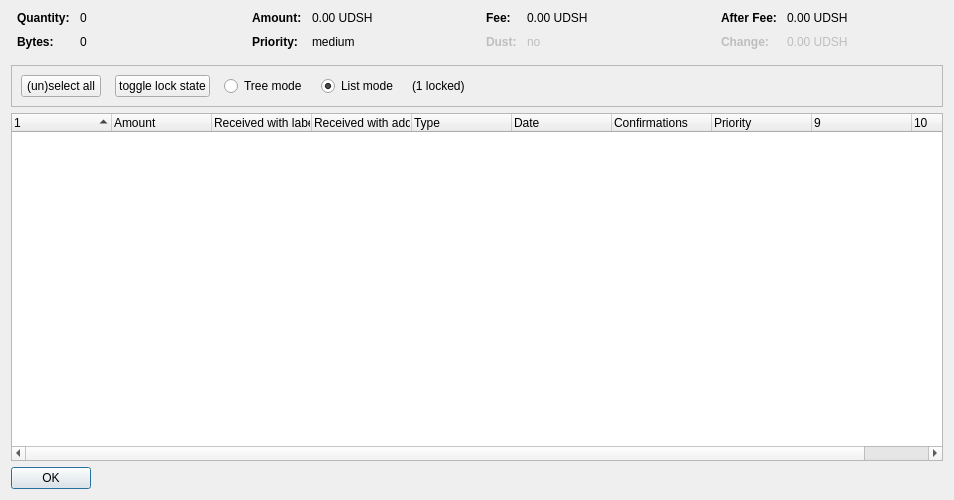
<?xml version="1.0" encoding="UTF-8"?>
<ui version="4.0">
 <class>CoinControlDialog</class>
 <widget class="QDialog" name="CoinControlDialog">
  <property name="geometry">
   <rect>
    <x>0</x>
    <y>0</y>
    <width>954</width>
    <height>500</height>
   </rect>
  </property>
  <property name="windowTitle">
   <string>Coin Selection</string>
  </property>
  <layout class="QVBoxLayout" name="verticalLayout">
   <item>
    <layout class="QHBoxLayout" name="horizontalLayoutTop" stretch="0,0,0,0">
     <property name="topMargin">
      <number>0</number>
     </property>
     <property name="bottomMargin">
      <number>10</number>
     </property>
     <item>
      <layout class="QFormLayout" name="formLayoutCoinControl1">
       <property name="horizontalSpacing">
        <number>10</number>
       </property>
       <property name="verticalSpacing">
        <number>10</number>
       </property>
       <property name="leftMargin">
        <number>6</number>
       </property>
       <property name="rightMargin">
        <number>6</number>
       </property>
       <item row="0" column="0">
        <widget class="QLabel" name="labelCoinControlQuantityText">
         <property name="font">
          <font>
           <weight>75</weight>
           <bold>true</bold>
          </font>
         </property>
         <property name="text">
          <string>Quantity:</string>
         </property>
        </widget>
       </item>
       <item row="0" column="1">
        <widget class="QLabel" name="labelCoinControlQuantity">
         <property name="cursor">
          <cursorShape>IBeamCursor</cursorShape>
         </property>
         <property name="contextMenuPolicy">
          <enum>Qt::ActionsContextMenu</enum>
         </property>
         <property name="text">
          <string notr="true">0</string>
         </property>
         <property name="textInteractionFlags">
          <set>Qt::LinksAccessibleByMouse|Qt::TextSelectableByKeyboard|Qt::TextSelectableByMouse</set>
         </property>
        </widget>
       </item>
       <item row="1" column="0">
        <widget class="QLabel" name="labelCoinControlBytesText">
         <property name="font">
          <font>
           <weight>75</weight>
           <bold>true</bold>
          </font>
         </property>
         <property name="text">
          <string>Bytes:</string>
         </property>
        </widget>
       </item>
       <item row="1" column="1">
        <widget class="QLabel" name="labelCoinControlBytes">
         <property name="cursor">
          <cursorShape>IBeamCursor</cursorShape>
         </property>
         <property name="contextMenuPolicy">
          <enum>Qt::ActionsContextMenu</enum>
         </property>
         <property name="text">
          <string notr="true">0</string>
         </property>
         <property name="textInteractionFlags">
          <set>Qt::LinksAccessibleByMouse|Qt::TextSelectableByKeyboard|Qt::TextSelectableByMouse</set>
         </property>
        </widget>
       </item>
      </layout>
     </item>
     <item>
      <layout class="QFormLayout" name="formLayoutCoinControl2">
       <property name="horizontalSpacing">
        <number>10</number>
       </property>
       <property name="verticalSpacing">
        <number>10</number>
       </property>
       <property name="leftMargin">
        <number>6</number>
       </property>
       <property name="rightMargin">
        <number>6</number>
       </property>
       <item row="0" column="0">
        <widget class="QLabel" name="labelCoinControlAmountText">
         <property name="font">
          <font>
           <weight>75</weight>
           <bold>true</bold>
          </font>
         </property>
         <property name="text">
          <string>Amount:</string>
         </property>
        </widget>
       </item>
       <item row="0" column="1">
        <widget class="QLabel" name="labelCoinControlAmount">
         <property name="cursor">
          <cursorShape>IBeamCursor</cursorShape>
         </property>
         <property name="contextMenuPolicy">
          <enum>Qt::ActionsContextMenu</enum>
         </property>
         <property name="text">
          <string notr="true">0.00 UDSH</string>
         </property>
         <property name="textInteractionFlags">
          <set>Qt::LinksAccessibleByMouse|Qt::TextSelectableByKeyboard|Qt::TextSelectableByMouse</set>
         </property>
        </widget>
       </item>
       <item row="1" column="0">
        <widget class="QLabel" name="labelCoinControlPriorityText">
         <property name="font">
          <font>
           <weight>75</weight>
           <bold>true</bold>
          </font>
         </property>
         <property name="text">
          <string>Priority:</string>
         </property>
        </widget>
       </item>
       <item row="1" column="1">
        <widget class="QLabel" name="labelCoinControlPriority">
         <property name="cursor">
          <cursorShape>IBeamCursor</cursorShape>
         </property>
         <property name="contextMenuPolicy">
          <enum>Qt::ActionsContextMenu</enum>
         </property>
         <property name="text">
          <string>medium</string>
         </property>
         <property name="textInteractionFlags">
          <set>Qt::LinksAccessibleByMouse|Qt::TextSelectableByKeyboard|Qt::TextSelectableByMouse</set>
         </property>
        </widget>
       </item>
      </layout>
     </item>
     <item>
      <layout class="QFormLayout" name="formLayoutCoinControl3">
       <property name="horizontalSpacing">
        <number>10</number>
       </property>
       <property name="verticalSpacing">
        <number>10</number>
       </property>
       <property name="leftMargin">
        <number>6</number>
       </property>
       <property name="rightMargin">
        <number>6</number>
       </property>
       <item row="0" column="0">
        <widget class="QLabel" name="labelCoinControlFeeText">
         <property name="font">
          <font>
           <weight>75</weight>
           <bold>true</bold>
          </font>
         </property>
         <property name="text">
          <string>Fee:</string>
         </property>
        </widget>
       </item>
       <item row="0" column="1">
        <widget class="QLabel" name="labelCoinControlFee">
         <property name="cursor">
          <cursorShape>IBeamCursor</cursorShape>
         </property>
         <property name="contextMenuPolicy">
          <enum>Qt::ActionsContextMenu</enum>
         </property>
         <property name="text">
          <string notr="true">0.00 UDSH</string>
         </property>
         <property name="textInteractionFlags">
          <set>Qt::LinksAccessibleByMouse|Qt::TextSelectableByKeyboard|Qt::TextSelectableByMouse</set>
         </property>
        </widget>
       </item>
       <item row="1" column="0">
        <widget class="QLabel" name="labelCoinControlLowOutputText">
         <property name="enabled">
          <bool>false</bool>
         </property>
         <property name="font">
          <font>
           <weight>75</weight>
           <bold>true</bold>
          </font>
         </property>
         <property name="text">
          <string>Dust:</string>
         </property>
        </widget>
       </item>
       <item row="1" column="1">
        <widget class="QLabel" name="labelCoinControlLowOutput">
         <property name="enabled">
          <bool>false</bool>
         </property>
         <property name="cursor">
          <cursorShape>IBeamCursor</cursorShape>
         </property>
         <property name="contextMenuPolicy">
          <enum>Qt::ActionsContextMenu</enum>
         </property>
         <property name="text">
          <string>no</string>
         </property>
         <property name="textInteractionFlags">
          <set>Qt::LinksAccessibleByMouse|Qt::TextSelectableByKeyboard|Qt::TextSelectableByMouse</set>
         </property>
        </widget>
       </item>
      </layout>
     </item>
     <item>
      <layout class="QFormLayout" name="formLayoutCoinControl4">
       <property name="horizontalSpacing">
        <number>10</number>
       </property>
       <property name="verticalSpacing">
        <number>10</number>
       </property>
       <property name="leftMargin">
        <number>6</number>
       </property>
       <property name="rightMargin">
        <number>6</number>
       </property>
       <item row="0" column="0">
        <widget class="QLabel" name="labelCoinControlAfterFeeText">
         <property name="font">
          <font>
           <weight>75</weight>
           <bold>true</bold>
          </font>
         </property>
         <property name="text">
          <string>After Fee:</string>
         </property>
        </widget>
       </item>
       <item row="0" column="1">
        <widget class="QLabel" name="labelCoinControlAfterFee">
         <property name="cursor">
          <cursorShape>IBeamCursor</cursorShape>
         </property>
         <property name="contextMenuPolicy">
          <enum>Qt::ActionsContextMenu</enum>
         </property>
         <property name="text">
          <string notr="true">0.00 UDSH</string>
         </property>
         <property name="textInteractionFlags">
          <set>Qt::LinksAccessibleByMouse|Qt::TextSelectableByKeyboard|Qt::TextSelectableByMouse</set>
         </property>
        </widget>
       </item>
       <item row="1" column="0">
        <widget class="QLabel" name="labelCoinControlChangeText">
         <property name="enabled">
          <bool>false</bool>
         </property>
         <property name="font">
          <font>
           <weight>75</weight>
           <bold>true</bold>
          </font>
         </property>
         <property name="text">
          <string>Change:</string>
         </property>
        </widget>
       </item>
       <item row="1" column="1">
        <widget class="QLabel" name="labelCoinControlChange">
         <property name="enabled">
          <bool>false</bool>
         </property>
         <property name="cursor">
          <cursorShape>IBeamCursor</cursorShape>
         </property>
         <property name="contextMenuPolicy">
          <enum>Qt::ActionsContextMenu</enum>
         </property>
         <property name="text">
          <string notr="true">0.00 UDSH</string>
         </property>
         <property name="textInteractionFlags">
          <set>Qt::LinksAccessibleByMouse|Qt::TextSelectableByKeyboard|Qt::TextSelectableByMouse</set>
         </property>
        </widget>
       </item>
      </layout>
     </item>
    </layout>
   </item>
   <item>
    <widget class="QFrame" name="frame">
     <property name="minimumSize">
      <size>
       <width>0</width>
       <height>40</height>
      </size>
     </property>
     <property name="frameShape">
      <enum>QFrame::StyledPanel</enum>
     </property>
     <property name="frameShadow">
      <enum>QFrame::Sunken</enum>
     </property>
     <layout class="QHBoxLayout" name="horizontalLayout">
      <item>
       <layout class="QHBoxLayout" name="horizontalLayoutPanel" stretch="0,0,0,0,0,0">
        <property name="spacing">
         <number>14</number>
        </property>
        <item>
         <widget class="QPushButton" name="pushButtonSelectAll">
          <property name="sizePolicy">
           <sizepolicy hsizetype="Maximum" vsizetype="Fixed">
            <horstretch>0</horstretch>
            <verstretch>0</verstretch>
           </sizepolicy>
          </property>
          <property name="text">
           <string>(un)select all</string>
          </property>
          <property name="autoDefault">
           <bool>false</bool>
          </property>
         </widget>
        </item>
        <item>
         <widget class="QPushButton" name="pushButtonToggleLock">
          <property name="sizePolicy">
           <sizepolicy hsizetype="Maximum" vsizetype="Fixed">
            <horstretch>0</horstretch>
            <verstretch>0</verstretch>
           </sizepolicy>
          </property>
          <property name="text">
           <string>toggle lock state</string>
          </property>
          <property name="autoDefault">
           <bool>false</bool>
          </property>
         </widget>
        </item>
        <item>
         <widget class="QRadioButton" name="radioTreeMode">
          <property name="sizePolicy">
           <sizepolicy hsizetype="Maximum" vsizetype="Fixed">
            <horstretch>0</horstretch>
            <verstretch>0</verstretch>
           </sizepolicy>
          </property>
          <property name="text">
           <string>Tree mode</string>
          </property>
         </widget>
        </item>
        <item>
         <widget class="QRadioButton" name="radioListMode">
          <property name="sizePolicy">
           <sizepolicy hsizetype="Maximum" vsizetype="Fixed">
            <horstretch>0</horstretch>
            <verstretch>0</verstretch>
           </sizepolicy>
          </property>
          <property name="text">
           <string>List mode</string>
          </property>
          <property name="checked">
           <bool>true</bool>
          </property>
         </widget>
        </item>
        <item>
         <widget class="QLabel" name="labelLocked">
          <property name="text">
           <string>(1 locked)</string>
          </property>
         </widget>
        </item>
        <item>
         <spacer name="horizontalSpacer">
          <property name="orientation">
           <enum>Qt::Horizontal</enum>
          </property>
          <property name="sizeHint" stdset="0">
           <size>
            <width>40</width>
            <height>20</height>
           </size>
          </property>
         </spacer>
        </item>
       </layout>
      </item>
     </layout>
    </widget>
   </item>
   <item>
    <widget class="CoinControlTreeWidget" name="treeWidget">
     <property name="contextMenuPolicy">
      <enum>Qt::CustomContextMenu</enum>
     </property>
     <property name="sortingEnabled">
      <bool>false</bool>
     </property>
     <property name="columnCount">
      <number>10</number>
     </property>
     <attribute name="headerShowSortIndicator" stdset="0">
      <bool>true</bool>
     </attribute>
     <attribute name="headerStretchLastSection">
      <bool>false</bool>
     </attribute>
     <column>
      <property name="text">
       <string/>
      </property>
     </column>
     <column>
      <property name="text">
       <string>Amount</string>
      </property>
     </column>
     <column>
      <property name="text">
       <string>Received with label</string>
      </property>
     </column>
     <column>
      <property name="text">
       <string>Received with address</string>
      </property>
     </column>
     <column>
      <property name="text">
       <string>Type</string>
      </property>
     </column>
     <column>
      <property name="text">
       <string>Date</string>
      </property>
     </column>
     <column>
      <property name="text">
       <string>Confirmations</string>
      </property>
      <property name="toolTip">
       <string>Confirmed</string>
      </property>
     </column>
     <column>
      <property name="text">
       <string>Priority</string>
      </property>
     </column>
     <column>
      <property name="text">
       <string/>
      </property>
     </column>
     <column>
      <property name="text">
       <string/>
      </property>
     </column>
    </widget>
   </item>
   <item>
    <widget class="QDialogButtonBox" name="buttonBox">
     <property name="sizePolicy">
      <sizepolicy hsizetype="Maximum" vsizetype="Fixed">
       <horstretch>0</horstretch>
       <verstretch>0</verstretch>
      </sizepolicy>
     </property>
     <property name="orientation">
      <enum>Qt::Horizontal</enum>
     </property>
     <property name="standardButtons">
      <set>QDialogButtonBox::Ok</set>
     </property>
    </widget>
   </item>
  </layout>
 </widget>
 <customwidgets>
  <customwidget>
   <class>CoinControlTreeWidget</class>
   <extends>QTreeWidget</extends>
   <header>coincontroltreewidget.h</header>
  </customwidget>
 </customwidgets>
 <resources/>
 <connections/>
</ui>
